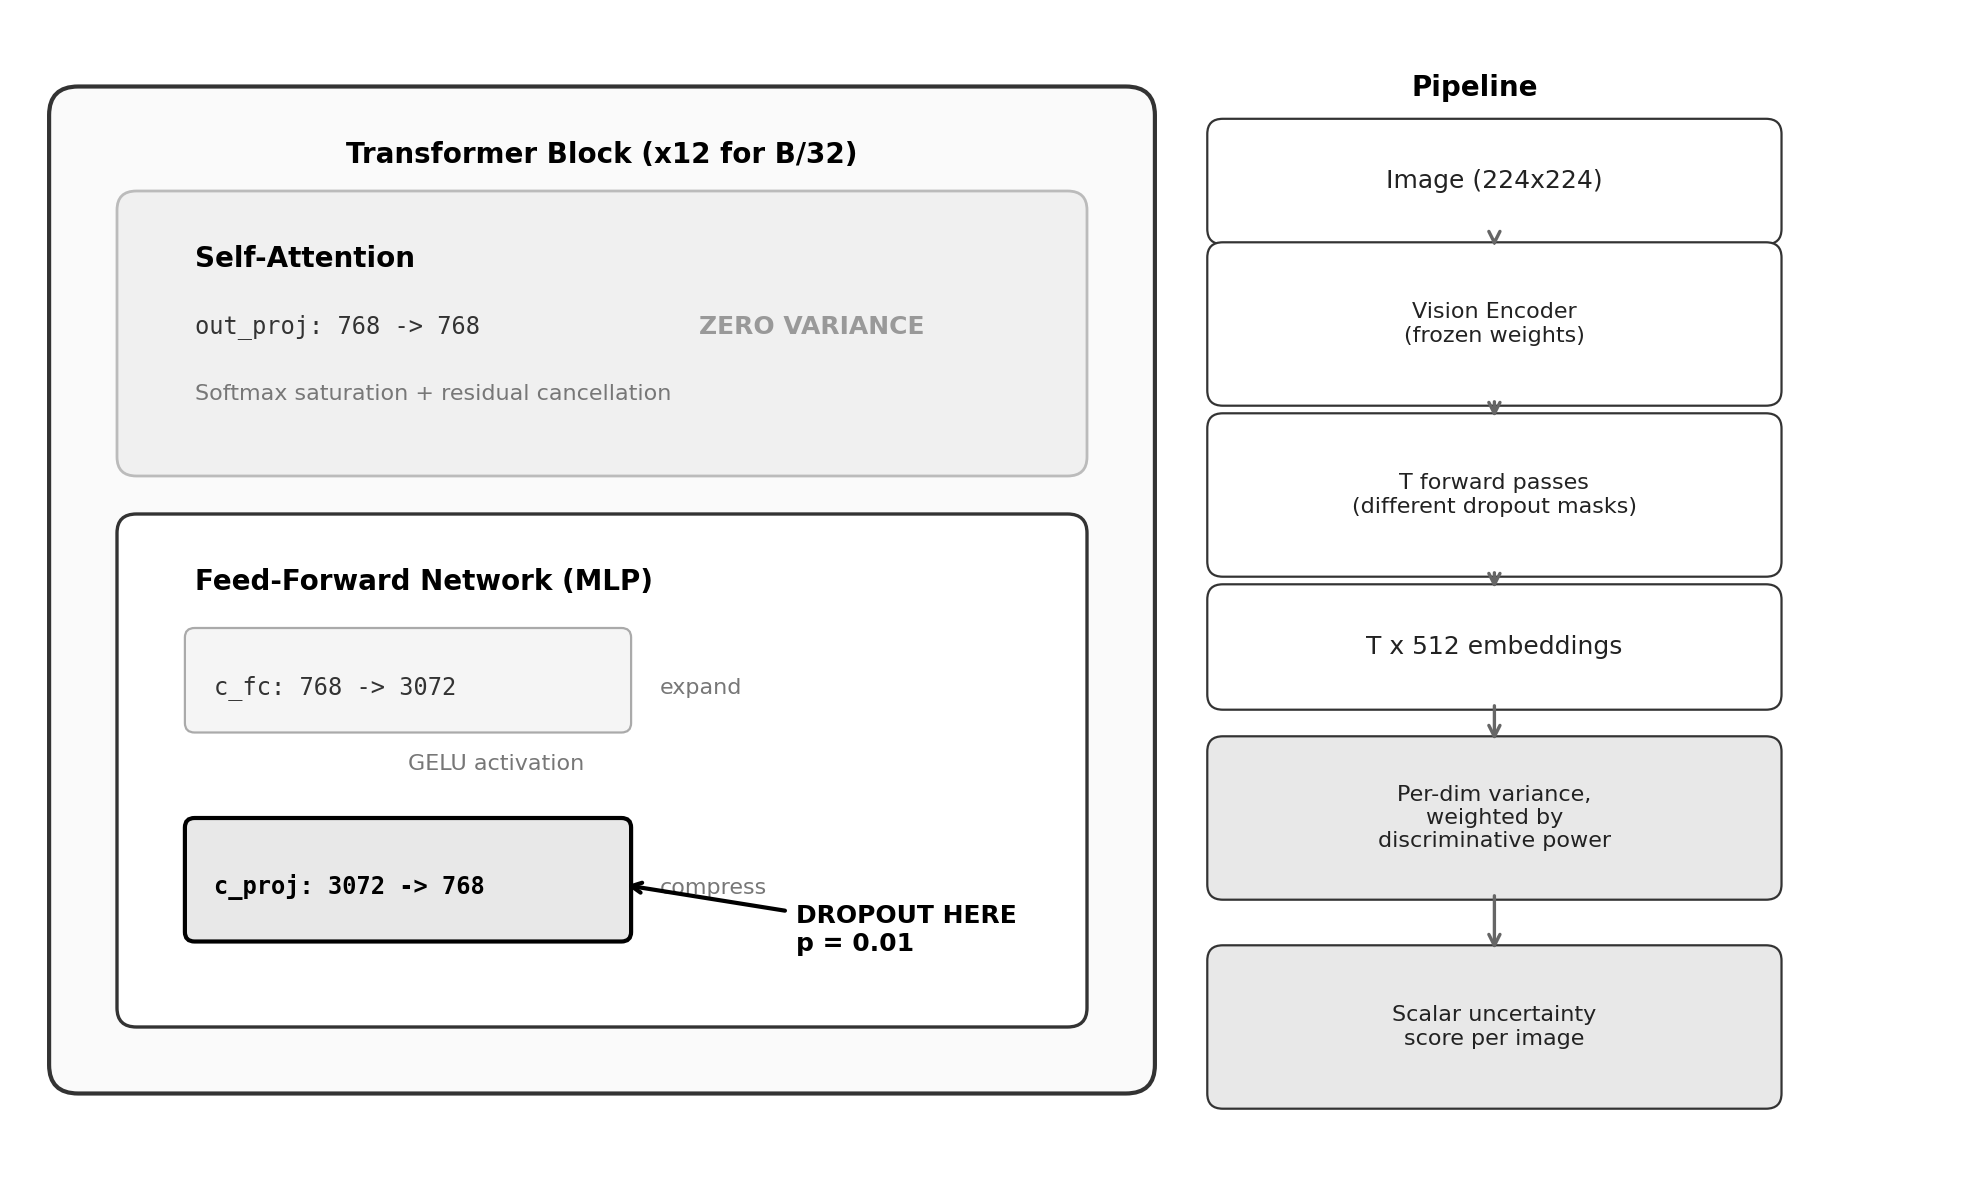

The Python source for this figure:
"""Architecture diagram: Transformer block anatomy showing where dropout is applied.
Shows the processing pipeline from image to uncertainty score.
"""
import matplotlib
matplotlib.use('Agg')
import matplotlib.pyplot as plt
from matplotlib.patches import FancyBboxPatch, FancyArrowPatch

fig, ax = plt.subplots(figsize=(10, 6))
fig.patch.set_facecolor('white')
ax.set_facecolor('white')
ax.set_xlim(0, 10)
ax.set_ylim(0, 6)
ax.axis('off')

FB = {'fontsize': 10, 'fontfamily': 'sans-serif', 'fontweight': 'bold', 'color': '#000'}
FN = {'fontsize': 9, 'fontfamily': 'sans-serif', 'color': '#333'}
FS = {'fontsize': 8, 'fontfamily': 'sans-serif', 'color': '#777'}
FM = {'fontsize': 8.5, 'fontfamily': 'monospace', 'color': '#333'}

# ─── LEFT: Transformer Block ───
ax.add_patch(FancyBboxPatch((0.3, 0.5), 5.4, 5.0, boxstyle="round,pad=0.15",
             facecolor='#FAFAFA', edgecolor='#333', linewidth=1.5))
ax.text(3.0, 5.25, 'Transformer Block (x12 for B/32)', ha='center', **FB)

# Self-Attention section
ax.add_patch(FancyBboxPatch((0.6, 3.7), 4.8, 1.3, boxstyle="round,pad=0.1",
             facecolor='#F0F0F0', edgecolor='#BBB', linewidth=1))
ax.text(0.9, 4.7, 'Self-Attention', **FB)
ax.text(0.9, 4.35, 'out_proj: 768 -> 768', **FM)
ax.text(3.5, 4.35, 'ZERO VARIANCE', fontsize=9, fontfamily='sans-serif',
        fontweight='bold', color='#999')
ax.text(0.9, 4.0, 'Softmax saturation + residual cancellation', **FS)

# MLP section
ax.add_patch(FancyBboxPatch((0.6, 0.8), 4.8, 2.5, boxstyle="round,pad=0.1",
             facecolor='white', edgecolor='#333', linewidth=1.2))
ax.text(0.9, 3.0, 'Feed-Forward Network (MLP)', **FB)

# c_fc
ax.add_patch(FancyBboxPatch((0.9, 2.3), 2.2, 0.45, boxstyle="round,pad=0.05",
             facecolor='#F5F5F5', edgecolor='#AAA', linewidth=0.8))
ax.text(1.0, 2.45, 'c_fc: 768 -> 3072', **FM)
ax.text(3.3, 2.45, 'expand', **FS)

# GELU
ax.text(2.0, 2.05, 'GELU activation', **FS)

# c_proj — highlighted
ax.add_patch(FancyBboxPatch((0.9, 1.2), 2.2, 0.55, boxstyle="round,pad=0.05",
             facecolor='#E8E8E8', edgecolor='black', linewidth=1.5))
ax.text(1.0, 1.4, 'c_proj: 3072 -> 768', fontsize=8.5, fontfamily='monospace',
        fontweight='bold', color='#000')
ax.text(3.3, 1.4, 'compress', **FS)

# Dropout callout
ax.annotate('DROPOUT HERE\np = 0.01', xy=(3.1, 1.45), xytext=(4.0, 1.1),
            fontsize=9, fontfamily='sans-serif', fontweight='bold', color='black',
            ha='left',
            arrowprops=dict(arrowstyle='->', color='black', lw=1.5))

# ─── RIGHT: Pipeline ───
ax.text(7.5, 5.6, 'Pipeline', ha='center', **FB)

steps = [
    ('Image (224x224)', 5.15),
    ('Vision Encoder\n(frozen weights)', 4.4),
    ('T forward passes\n(different dropout masks)', 3.5),
    ('T x 512 embeddings', 2.7),
    ('Per-dim variance,\nweighted by\ndiscriminative power', 1.8),
    ('Scalar uncertainty\nscore per image', 0.7),
]

for i, (label, y) in enumerate(steps):
    bx = 6.2
    bw = 2.8
    bh = 0.5 if '\n' not in label else 0.7
    ax.add_patch(FancyBboxPatch((bx, y - bh/2), bw, bh, boxstyle="round,pad=0.08",
                 facecolor='white' if i < 4 else '#E8E8E8',
                 edgecolor='#333', linewidth=0.8))
    ax.text(bx + bw/2, y, label, ha='center', va='center',
            fontsize=8 if '\n' in label else 9,
            fontfamily='sans-serif', color='#222')
    if i < len(steps) - 1:
        next_y = steps[i+1][1]
        next_bh = 0.5 if '\n' not in steps[i+1][0] else 0.7
        ax.annotate('', xy=(7.6, next_y + next_bh/2 + 0.03),
                    xytext=(7.6, y - bh/2 - 0.03),
                    arrowprops=dict(arrowstyle='->', color='#666', lw=1.2))

plt.tight_layout()
plt.savefig('/sessions/confident-hopeful-noether/charts/chart_architecture.png', dpi=200,
            bbox_inches='tight', facecolor='white', edgecolor='none')
plt.close()
print("Saved chart_architecture.png")
